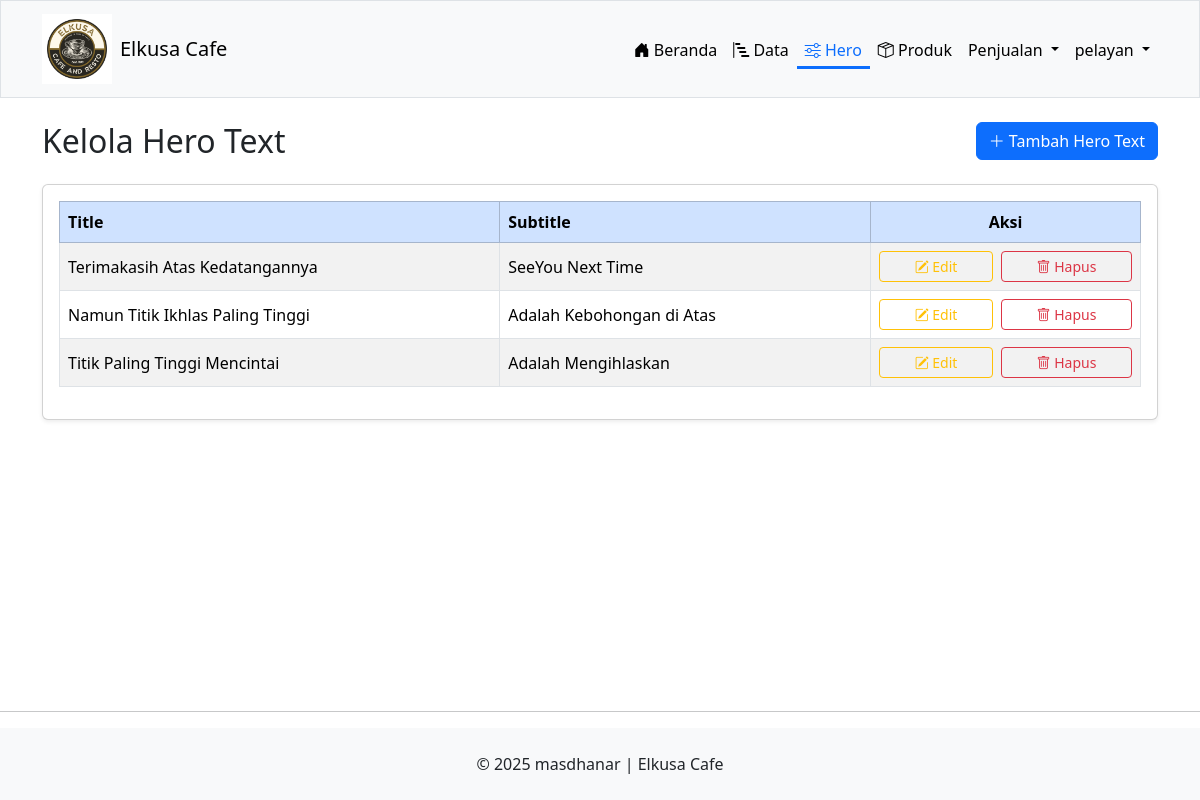
Screenshot of /hero.php (signed in) with the database file from the repository.
### tables this page shows
CREATE TABLE IF NOT EXISTS `hero_text` (
  `id` int(11) NOT NULL AUTO_INCREMENT,
  `title` varchar(500) NOT NULL,
  `subtitle` varchar(500) NOT NULL,
  PRIMARY KEY (`id`)
);

### koneksi/connect_hero.php (called while the page is built, shortened)
<?php
function getHeroTexts($db) {
    $query = "SELECT * FROM hero_text ORDER BY id DESC";
    return mysqli_query($db, $query);
}
?>

### hero.php (the view, shortened to what this page needs)
<?php
include "koneksi/connect_hero.php";
$result = getHeroTexts($db);
?>
<!DOCTYPE html>
<html lang="id">
<head>
    <link href="https://cdn.jsdelivr.net/npm/bootstrap@5.3.7/dist/css/bootstrap.min.css" rel="stylesheet">
    <link rel="stylesheet" href="https://cdn.jsdelivr.net/npm/bootstrap-icons@1.13.1/font/bootstrap-icons.min.css">
</head>
<body>
    <?php include "header.php"; ?>
<main>
    <div class="container-lg">
        <div class="row">
            <div class="mt-4">
                <div class="d-flex justify-content-between align-items-center mb-4">
                    <h2 class="mb-0">Kelola Hero Text</h2>
                    <a href="form_hero.php" class="btn btn-primary">
                        <i class="bi bi-plus-lg"></i> Tambah Hero Text
                    </a>
                </div>
                <div class="card shadow-sm">
                    <div class="card-body">
                        <div class="table-responsive">
                            <table class="table table-hover table-bordered table-striped align-middle">
                                <thead class="table-primary">
                                    <tr>
                                        <th>Title</th>
                                        <th>Subtitle</th>
                                        <th class="text-center">Aksi</th>
                                    </tr>
                                </thead>
                                <tbody>
                                    <?php while ($row = mysqli_fetch_assoc($result)) { ?>
                                        <tr>
                                            <td><?= $row['title'] ?></td>
                                            <td><?= $row['subtitle'] ?></td>
                                            <td class="text-center">
                                                <div class="d-flex justify-content-center gap-2">
                                                    <button class="btn btn-outline-warning btn-sm flex-fill"
                                                        data-bs-toggle="modal"
                                                        data-bs-target="#edit<?= $row['id'] ?>">
                                                        <i class="bi bi-pencil-square"></i> Edit
                                                    </button>
                                                    <a href="hero.php?delete=<?= $row['id'] ?>"
                                                        onclick="return confirm('Yakin hapus data ini?')"
                                                        class="btn btn-outline-danger btn-sm flex-fill">
                                                        <i class="bi bi-trash"></i> Hapus
                                                    </a>
                                                </div>
                                            </td>
                                        </tr>
                                    <?php } ?>
                                </tbody>
                            </table>
                        </div>
                    </div>
                </div>
            </div>
        </div>
    </div>
</main>
    <hr class="mt-5">
    <footer class="bg-light text-center py-4">
        <p class="mb-0">© 2025 masdhanar | Elkusa Cafe </p>
    </footer>
</body>
</html>

### hero.php (style rules this page uses)
body { min-height: 100vh; display: flex; flex-direction: column; }
main { flex: 1; }

### rows the page displays
hero_text: title "Terimakasih Atas Kedatangannya", subtitle "SeeYou Next Time"
hero_text: title "Namun Titik Ikhlas Paling Tinggi", subtitle "Adalah Kebohongan di Atas"
hero_text: title "Titik Paling Tinggi Mencintai", subtitle "Adalah Mengihlaskan"

### other values shown
$_SESSION['username'] "pelayan"
